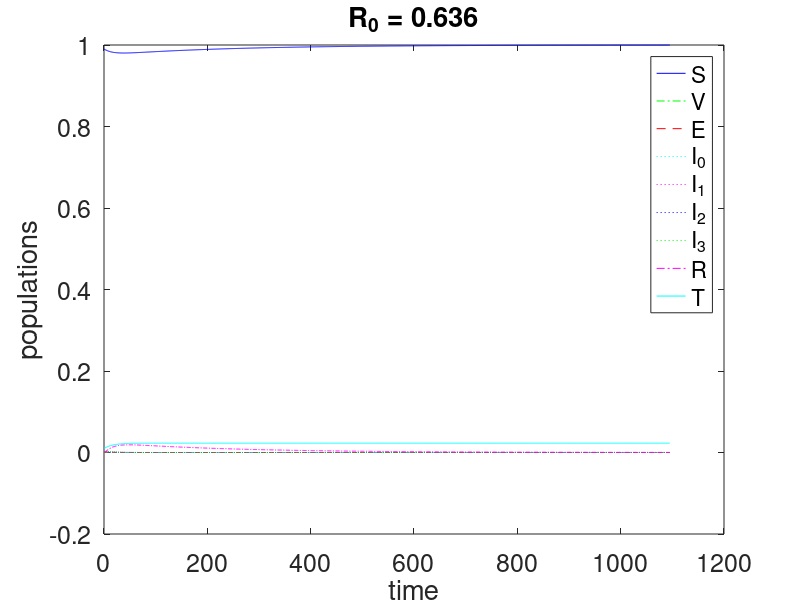
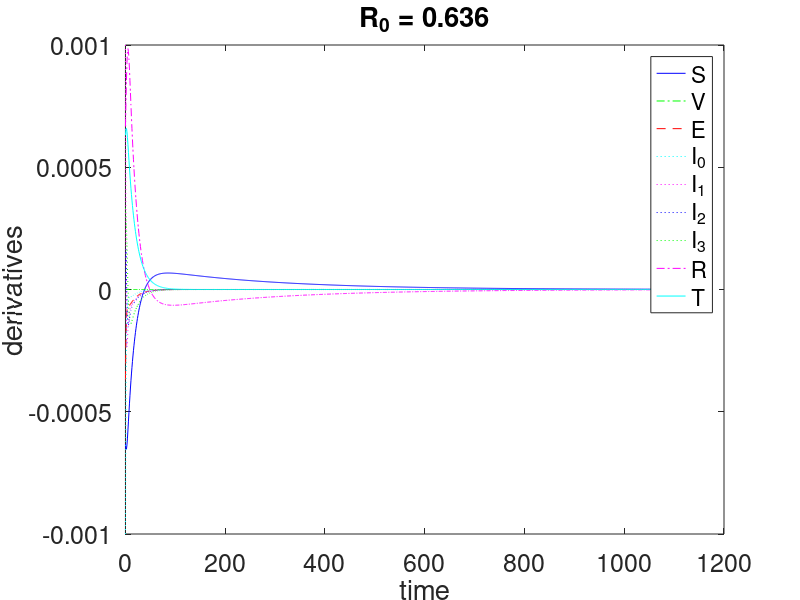

The MATLAB script that drew these images, in order:
function SVEIRSmodel
%SIRepidemicModel - solves and SIR model 

%   Detailed explanation goes here


% set default values for graphics and printing
clear global ; clf; format shortE; close all;  % close previous sessions
set(0,'DefaultAxesFontSize',18);set(gca,'FontSize',18);close(gcf); % increase font size
%linespec = {'-b','-.g','--r',':c','-m*','-.bo','--g+',':rs','-cd'};
linespec = {'-b','-.g','--r',':c',':m',':b',':g','-.m','-c'};

% define the independent model parameters
c = 11 ; % contacts per day for S, V, E, R
c0 = 11 ; % contacts per day for I0
c1 = 3 ; % contacts per day for I1
c2 = 7 ; % contacts per day for I2
c3 = 11 ; % contacts per day for I3

rho = .7; % mask coefficient


b0 = 0.02; % base infectivity of I0
b1= 0.09; % base infectivity of I1
b2= 0.05; % base infectivity of I2
b3= 0.02; % base infectivity of I3
beta0 = b0*(1-rho); % infectivity of I0 in a pandemic
beta1= b1*(1-rho); % infectivity of I1 in a pandemic
beta2= b2*(1-rho); % infectivity of I2 in a pandemic
beta3= b3*(1-rho); % infectivity of I3 in a pandemic
%beta0 = b0; % infectivity of I0
%beta1= b1; % infectivity of I1
%beta2= b2*(1-rho); % infectivity of I2
%beta3= b3*(1-rho); % infectivity of I3

taue = 2; % average time a person is latent
tau0 = 1; % average time a person is in I0
tau1 = 2; % average time a person is in I1
tau2 = 2; % average time a person is in I2
tau3 = 3; % average time a person is in I3

nu = 0; % vaccination rate

zetar = 240; % average time a recovered person is immune
zetav = 240; %average time a vaccinated person is immune

N0 = 1; % total population (normalized)
E0 = 0.0020; % initial population
I_00 = 0.0020; % initial population
I_10 = 0.0020; % initial population
I_20 = 0.0020; % initial population
I_30 = 0.0020; % initial population
T0 = E0+ I_00 + I_10 + I_20 + I_30; % initial incidence
V0=0; % initial population
R0=0; % initial population
S0=N0- T0 - V0 - R0;% initial susceptible population

varlabels = {'S','V','E','I_0','I_1','I_2','I_3','R','T'};
nvar=length(varlabels);

% define the independent simulation parameters
tfinal= 365*3; % final time in days
nout = 365*3+1; % number of times the output is saved

% define the dependent model parameters
gammae = 1/taue; % recovery rate for E
gamma0 = 1/tau0; % recovery rate for I0
gamma1 = 1/tau1; % recovery rate for I1
gamma2 = 1/tau2; % recovery rate for I2
gamma3 = 1/tau3; % recovery rate for I3

etar = 1/zetar; % loss of immunity rate for R
etav = 1/zetav; % loss of immunity rate for R

Ps = 1; %probability that a contact is susceptible at being of epidemic

alpha0=c0*beta0*Ps; % force from infection for I0
alpha1=c1*beta1*Ps; % force from infection for I1
alpha2=c2*beta2*Ps; % force from infection for I2
alpha3=c3*beta3*Ps; % force from infection for I3



% define the dependent simulation parameters
tspan = linspace(0,tfinal,nout);
y0=copyvar(S0,V0,E0,I_00,I_10,I_20,I_30,R0,T0); % initial conditions for the ODE solver

% analyze problem and initial conditions
R0 = alpha0/gamma0 +alpha1/gamma1 + alpha2/gamma2 + alpha3/gamma3; % formula for the basic reproductive number
disp(['R0 = ',num2str(R0)])

%
ode = @(t,y) functionODE(t,y,c,c0,c1,c2,c3,beta0,beta1,beta2,beta3,gamma0,gamma1,gamma2,gamma3,gammae,etar,etav,nu,rho,N0);
[tout,yout] = ode45(ode, tspan, y0); % ode45 ode113
disp([' tout ',varlabels])
disp([tout,yout])

% plot the solution
for ip=1:nvar
plot(tout,yout(:,ip),linespec{ip}); hold on;
end
xlabel('time')
ylabel('populations')
title(['R_0 = ',num2str(R0)])
legend(varlabels)

% compute the time derivatives
dydttout=NaN(size(yout));
for it=1:nout
    dydttout(it,:)=functionODE(tout(it),yout(it,:),c,c0,c1,c2,c3,beta0,beta1,beta2,beta3,gamma0,gamma1,gamma2,gamma3,gammae,etar,etav,nu,rho,N0);
end

% plot the derivatives of the solution
figure
for ip=1:nvar
plot(tout,dydttout(:,ip),linespec{ip}); hold on;
end
xlabel('time')
ylabel('derivatives')
title(['R_0 = ',num2str(R0)])
legend(varlabels)

end

function dydt=functionODE(t,y,c,c0,c1,c2,c3,beta0,beta1,beta2,beta3,gamma0,gamma1,gamma2,gamma3,gammae,etar,etav,nu,rho,N0)
%functionODE define the time derivative

% extract the physically meaningful variables
[S, V,E, I_0, I_1, I_2, I_3, R , T]=copyvar(y);

% probability that a contact is susceptible
Ps = c*S/(c*S + c*V + c*E +c0*I_0 +c1*I_1 +c2*I_2 +c3*I_3 + c*R); % nonlinear model

alpha0=c0*beta0*Ps; % force from infection for I0
alpha1=c1*beta1*Ps; % force from infection for I1
alpha2=c2*beta2*Ps; % force from infection for I2
alpha3=c3*beta3*Ps; % force from infection for I3


dSdt = etar*R + etav*V -alpha0*I_0 -alpha1*I_1 -alpha2*I_2 -alpha3*I_3-nu*S;
dVdt = nu*S - etav*V;
dEdt = alpha0*I_0 +alpha1*I_1 +alpha2*I_2 +alpha3*I_3 - gammae*E;
dI_0dt = gammae*E-gamma0*I_0;
dI_1dt = gamma0*I_0-gamma1*I_1;
dI_2dt = gamma1*I_1-gamma2*I_2;
dI_3dt = gamma2*I_2-gamma3*I_3;
dRdt = gamma3*I_3 - etar*R;
dTdt = alpha0*I_0 +alpha1*I_1 +alpha2*I_2 +alpha3*I_3;

% define the time derivatives for the ODE solver
dydt=copyvar(dSdt,dVdt,dEdt,dI_0dt,dI_1dt,dI_2dt,dI_3dt,dRdt,dTdt);
end
function varargout=copyvar(varargin)
%copyvar copies varargin to varargout
% the input or output can be an array or list of variables

% 3 cases to consider
if nargout == nargin % same number output as input
    varargout=varargin;
    
elseif nargout < nargin % output is an nvarin x 1 array
    y=NaN(nargin,1);
    for i=1:nargin
        y(i)=varargin{i};
    end
    varargout{1}=y;
    
else                     % input is an nvarin x 1 array
    yin=varargin{1};
    nyin=length(yin);
    varargout=cell(nargout,1);
    for i=1:nyin
        varargout{i}=yin(i);
    end
    
end

end